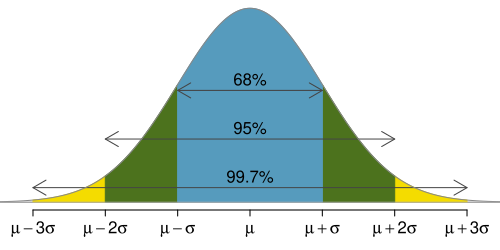

This chart was generated by the following R code:
library(openintro)
data(COL)

myPDF("6895997.pdf", 5, 2.5,
      mar = c(2, 0, 0, 0))
X <- seq(-4, 4, 0.01)
Y <- dnorm(X)
plot(X, Y,
     type = 'n',
     axes = FALSE,
     xlim = c(-3.2, 3.2),
     ylim = c(0, 0.4))
abline(h = 0, col = COL[6])
at <- -3:3
labels <- expression(mu - 3 * sigma,
                     mu - 2 * sigma,
                     mu - sigma,
                     mu,
                     mu + sigma,
                     mu + 2 * sigma,
                     mu + 3 * sigma)
axis(1, at, labels)
for (i in 3:1) {
  these <- (i - 1 <= X & X <= i)
  polygon(c(i - 1, X[these], i),
          c(0, Y[these], 0),
          col = COL[i],
          border = COL[i])
  these <- (-i <= X & X <= -i + 1)
  polygon(c(-i, X[these], -i + 1),
          c(0, Y[these], 0),
          col = COL[i],
          border = COL[i])
}

# _____ Label 99.7 _____ #
arrows(-3, 0.03,
       3, 0.03,
       code = 3,
       col = '#444444',
       length = 0.15)
text(0, 0.02, '99.7%', pos = 3)

# _____ Label 95 _____ #
arrows(-2, 0.13,
       2, 0.13,
       code = 3,
       col = '#444444',
       length = 0.15)
text(0, 0.12, '95%', pos = 3)

# _____ Label 68 _____ #
arrows(-1, 0.23,
       1, 0.23,
       code = 3,
       col = '#444444',
       length = 0.15)
text(0, 0.22, '68%', pos = 3)

lines(X, Y, col = '#888888')
abline(h = 0, col = '#AAAAAA')
dev.off()
